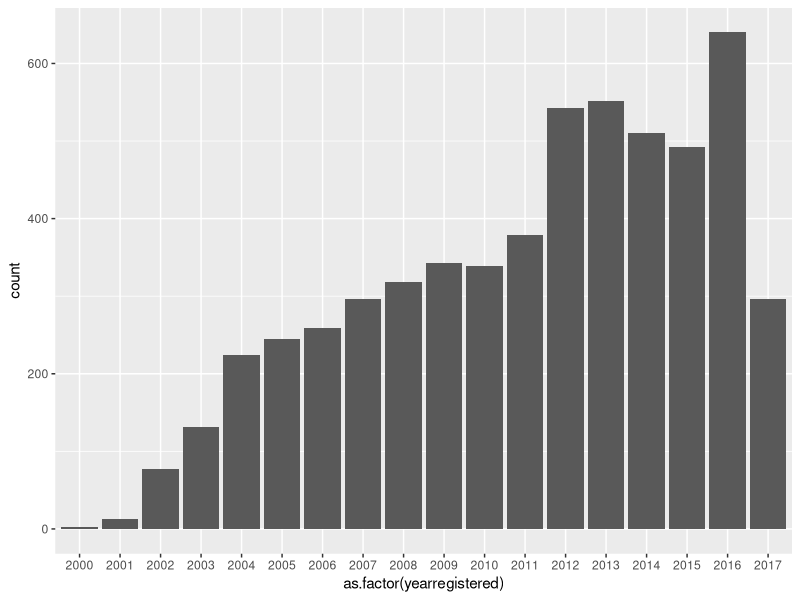
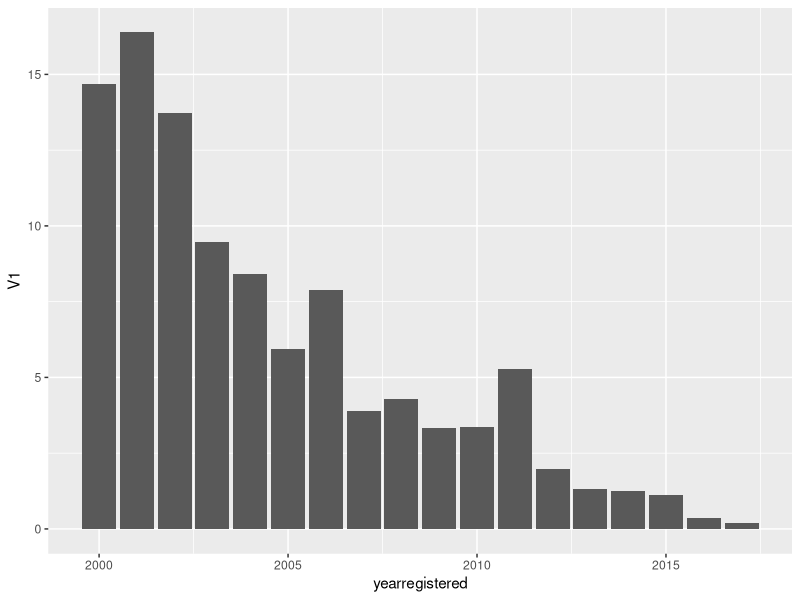

R code for these plots, in order: (Note: this script raises an error after producing the figures.)
library(data.table)
library(igraph)
library(ggplot2)


mdata = fread("mdata.users.tsv", quote="")

# Format dates
mdata[["lastlogin"]] = as.Date(mdata[["lastlogin"]], "%Y-%m-%d")

mdata = mdata[!is.na(id),]


# The number of user registrations increases every year
ggplot(mdata) + geom_histogram(aes(as.factor(yearregistered)), stat="count")

# The users that registered earlier have more buddies
ggplot(mdata[,mean(n_buddies),by="yearregistered"]) + geom_bar(aes(yearregistered,V1), stat="identity")

# Most users are from UK and US
ggplot(mdata[country%in%names(which(table(mdata$country) > 50)),]) + geom_histogram(aes(yearregistered, fill=country), stat="count") + theme(axis.text.x=element_text(angle=45,hjust=1)) + scale_fill_manual(name="", values=c(brewer.pal(12, "Set1"), brewer.pal(12, "Set2")))


# NETWORK

n = fread("network.users.tsv")
n = n[V1!=V2,]
n = data.table(t(apply(n, 1, sort)))
n = n[!duplicated(n),]


g = graph_from_data_frame(n[V1%in%mdata$id & V2%in%mdata$id,], directed=F, vertices=mdata)


V(g)[which(V(g)$country %in% names(which(table(mdata$country) > 50)))]
a = induced_subgraph(g, V(g)[which(V(g)$country %in% names(which(table(mdata$country) > 50)))])
V(a)$color= c(brewer.pal(12,"Paired"), brewer.pal(12,"Set1"))[as.numeric(as.factor(V(a)$country))]

# Color nodes by country
pdf("tmp.pdf")
plot(induced_subgraph(a, V(a)[which(degree(a)>1)]), vertex.size=2, vertex.label=NA)
dev.off()

